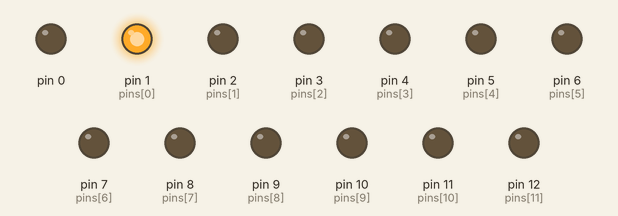
Simulated run of this sketch. Board: Arduino Uno, built with avr-gcc and run on an emulated ATmega328P. Parts: output pins drawn as LEDs (lit = HIGH).

Above: at 0.04 s.
At 0.63 s:
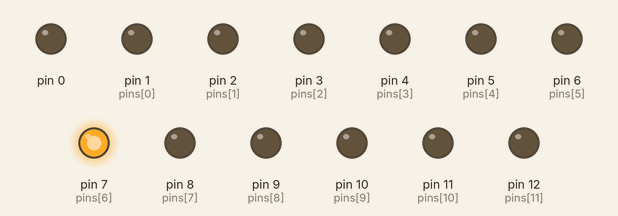
At 1.26 s:
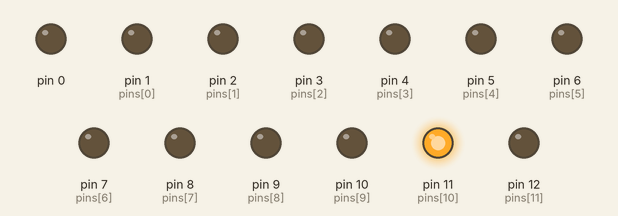
At 2.48 s:
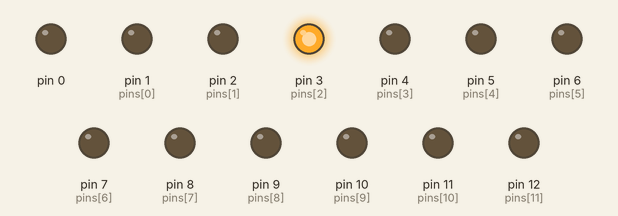
At 3.69 s:
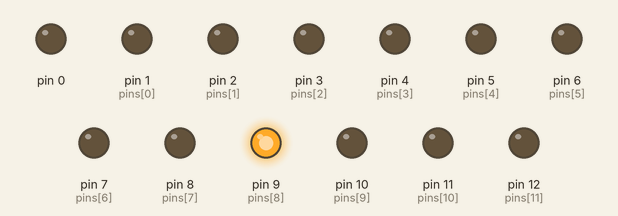
At 5.01 s:
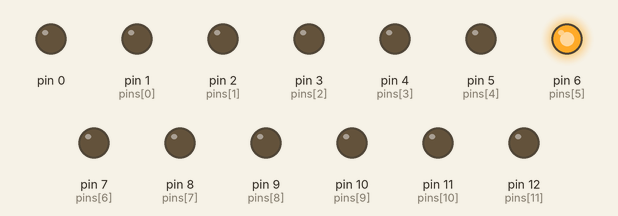
Timing chart, 0 to 5.3 s (numbered marks = the images above):
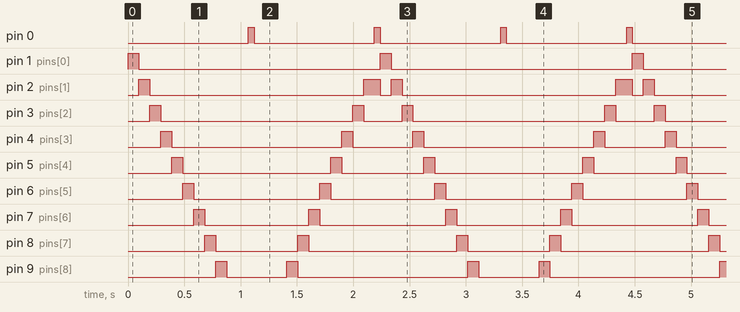

Measured:
- by itself, pin 0: alternates HIGH for 0.05 s and LOW for 1.1 s
- by itself, pin 1 (pins[0]), pin 12 (pins[11]): alternates HIGH for 0.10 s and LOW for 2.1 s
- by itself, pin 2 (pins[1]): repeats every 2.2 s: LOW 1.9 s, HIGH 0.15 s, LOW 0.10 s, HIGH 0.10 s
- by itself, pin 3 (pins[2]): repeats every 2.2 s: LOW 1.7 s, HIGH 0.10 s, LOW 0.34 s, HIGH 0.10 s
- by itself, pin 4 (pins[3]): repeats every 2.2 s: LOW 1.5 s, HIGH 0.10 s, LOW 0.54 s, HIGH 0.10 s
- by itself, pin 5 (pins[4]): repeats every 2.2 s: LOW 1.3 s, HIGH 0.10 s, LOW 0.73 s, HIGH 0.10 s
- by itself, pin 6 (pins[5]): repeats every 2.2 s: LOW 1.1 s, HIGH 0.10 s, LOW 0.92 s, HIGH 0.10 s
- by itself, pin 7 (pins[6]): repeats every 2.2 s: LOW 0.92 s, HIGH 0.10 s, LOW 1.1 s, HIGH 0.10 s

The sketch:

PumPKIN.ino
```cpp
#define PIN_COUNT 12
#define UPDATE_DURATION 15

int pins[PIN_COUNT] = { 1,2,3,4,5,6,7,8,9,10,11,12 };
int states[PIN_COUNT];
int current_pin = 0;
int dir = 1;
int update_count = 0;

void setup() {
  pinMode(0,OUTPUT);
  for ( int i = 0; i < PIN_COUNT; i++ ) {
    pinMode(pins[i], OUTPUT);
    states[i] = 0;
  }
}

void updatePins() {
  digitalWrite(0,LOW);
  for ( int i = 0; i < PIN_COUNT; i++ ) {
    digitalWrite(pins[i], states[i]);
  }
  delay(6);
}

void decay() {
  for ( int i = 0; i < PIN_COUNT; i++ ) {
    states[i] = LOW;
  }
}

void loop() {
  decay();
 // states[current_pin] = 255 * update_count / UPDATE_DURATION;
  states[current_pin] = HIGH;
  updatePins();

  update_count++;
  if ( update_count > UPDATE_DURATION ) {
    update_count = 0;
    current_pin += dir;
    if ( current_pin == 0 ) {
      dir = 1;
      digitalWrite(0,HIGH);
      delay(50);
    }
    else if ( current_pin == (PIN_COUNT-1) ) {
      dir = -1;
      digitalWrite(0,HIGH);
      delay(50);
    }
  }
}
```
